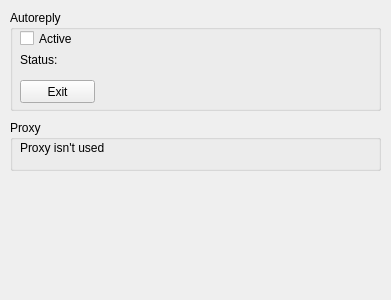
<?xml version="1.0" encoding="UTF-8"?>
<ui version="4.0">
 <class>account_settings</class>
 <widget class="QWidget" name="account_settings">
  <property name="geometry">
   <rect>
    <x>0</x>
    <y>0</y>
    <width>391</width>
    <height>300</height>
   </rect>
  </property>
  <property name="windowTitle">
   <string>Account settings</string>
  </property>
  <widget class="QGroupBox" name="proxy_box">
   <property name="geometry">
    <rect>
     <x>10</x>
     <y>120</y>
     <width>371</width>
     <height>51</height>
    </rect>
   </property>
   <property name="title">
    <string>Proxy</string>
   </property>
   <widget class="QLabel" name="proxy_info_label">
    <property name="geometry">
     <rect>
      <x>10</x>
      <y>20</y>
      <width>351</width>
      <height>16</height>
     </rect>
    </property>
    <property name="text">
     <string>Proxy isn't used</string>
    </property>
   </widget>
  </widget>
  <widget class="QGroupBox" name="autoreply_box">
   <property name="geometry">
    <rect>
     <x>10</x>
     <y>10</y>
     <width>371</width>
     <height>101</height>
    </rect>
   </property>
   <property name="title">
    <string>Autoreply</string>
   </property>
   <widget class="QLabel" name="status_label">
    <property name="geometry">
     <rect>
      <x>10</x>
      <y>40</y>
      <width>351</width>
      <height>20</height>
     </rect>
    </property>
    <property name="text">
     <string>Status:</string>
    </property>
   </widget>
   <widget class="QCheckBox" name="is_active_cb">
    <property name="geometry">
     <rect>
      <x>10</x>
      <y>20</y>
      <width>351</width>
      <height>17</height>
     </rect>
    </property>
    <property name="text">
     <string>Active</string>
    </property>
   </widget>
   <widget class="QPushButton" name="logout_button">
    <property name="geometry">
     <rect>
      <x>10</x>
      <y>70</y>
      <width>75</width>
      <height>23</height>
     </rect>
    </property>
    <property name="text">
     <string>Exit</string>
    </property>
   </widget>
  </widget>
 </widget>
 <resources/>
 <connections/>
</ui>
